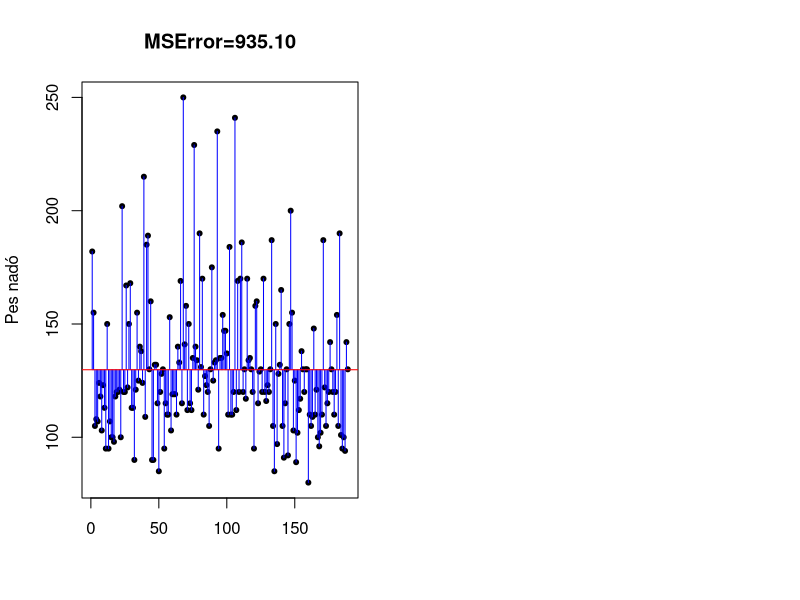
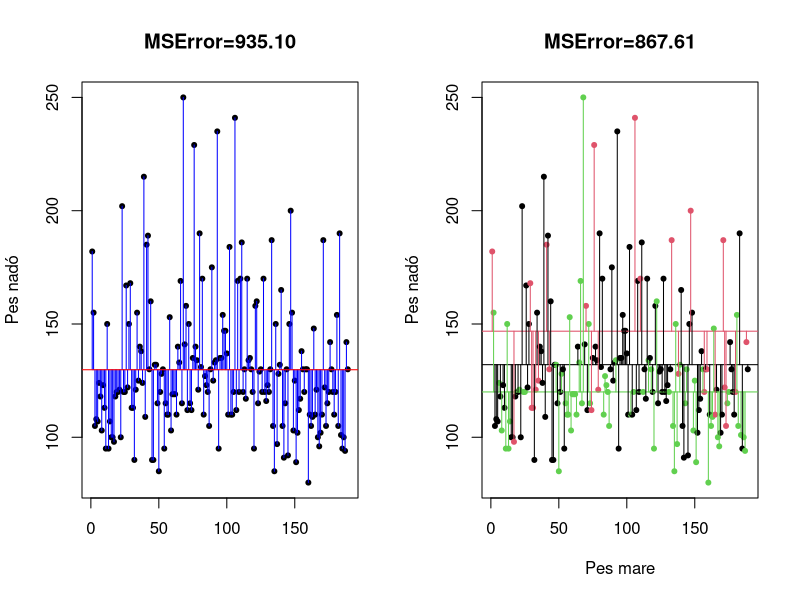
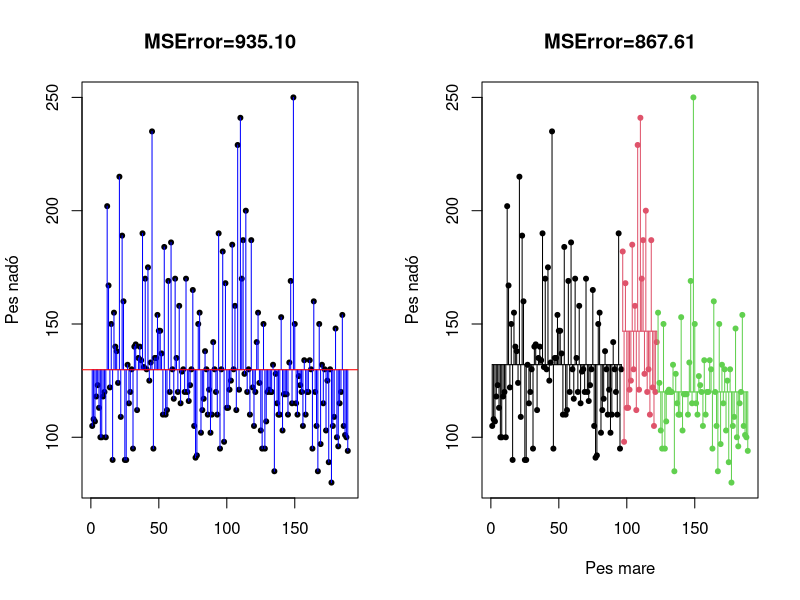
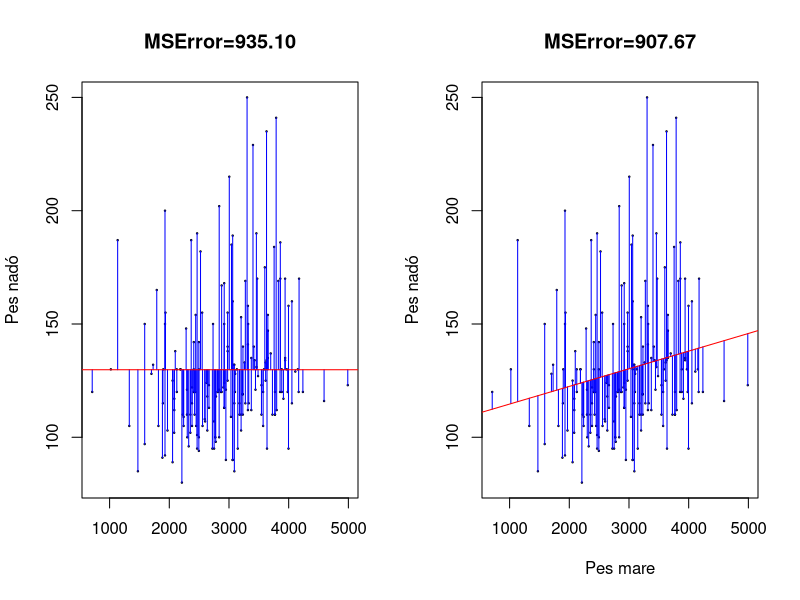

Generate these figures, in order, with R:
## ---- chunk 1
data(birthwt, package='MASS')
## ---- chunk 2
SSError = function(resid, df){
  sum( (resid-mean(resid))^2 ) / df
}
par(mfrow=c(1,2))
plot(lwt~1, data = birthwt, pch=20, main=sprintf('MSError=%.2f', var(birthwt$lwt)),
     xlab = '', ylab = 'Pes nadó')
segments(x0 = 1:NROW(birthwt), x1 = 1:NROW(birthwt), 
         y0 = mean(birthwt[['lwt']]), y = birthwt[['lwt']], col='blue')
abline(h=mean(birthwt[['lwt']]), col='red')


par(mfrow=c(1,1))
## ---- chunk 3
par(mfrow=c(1,2))
plot(lwt~1, data = birthwt, pch=20, main=sprintf('MSError=%.2f', var(birthwt$lwt)),
     xlab = '', ylab = 'Pes nadó')
segments(x0 = 1:NROW(birthwt), x1 = 1:NROW(birthwt), 
         y0 = mean(birthwt[['lwt']]), y = birthwt[['lwt']], col='blue')
abline(h=mean(birthwt[['lwt']]), col='red')

m<-lm(lwt~as.factor(race), data = birthwt)
plot(lwt~1, data = birthwt, pch=20, main=sprintf('MSError=%.2f', SSError(m$residuals, m$df.residual)),
     xlab = 'Pes mare', ylab = 'Pes nadó', col=race)
abline(h = mean(birthwt$lwt[birthwt$race == 1]), col=1)
abline(h = mean(birthwt$lwt[birthwt$race == 2]), col=2)
abline(h = mean(birthwt$lwt[birthwt$race == 3]), col=3)
segments(x0 = 1:NROW(birthwt), x1 = 1:NROW(birthwt), 
         y0 = predict(m), y = birthwt[['lwt']], col=birthwt$race)
par(mfrow=c(1,1))
## ---- chunk 4
birthwt_ord = birthwt[order(birthwt$race),]
par(mfrow=c(1,2))
plot(lwt~1, data = birthwt_ord, pch=20, main=sprintf('MSError=%.2f', var(birthwt_ord$lwt)),
     xlab = '', ylab = 'Pes nadó')
segments(x0 = 1:NROW(birthwt_ord), x1 = 1:NROW(birthwt_ord), 
         y0 = mean(birthwt_ord[['lwt']]), y = birthwt_ord[['lwt']], col='blue')
abline(h=mean(birthwt_ord[['lwt']]), col='red')

m<-lm(lwt~as.factor(race), data = birthwt_ord)
plot(lwt~1, data = birthwt_ord, pch=20, main=sprintf('MSError=%.2f', SSError(m$residuals, m$df.residual)),
     xlab = 'Pes mare', ylab = 'Pes nadó', col=race)
segments(y0 = mean(birthwt_ord$lwt[birthwt_ord$race == 1]), y = mean(birthwt_ord$lwt[birthwt_ord$race == 1]),
         x0 = min(which(birthwt_ord$race == 1)), x = max(which(birthwt_ord$race == 1)), col=1)
segments(y0 = mean(birthwt_ord$lwt[birthwt_ord$race == 2]), y = mean(birthwt_ord$lwt[birthwt_ord$race == 2]),
         x0 = min(which(birthwt_ord$race == 2)), x = max(which(birthwt_ord$race == 2)), col=2)
segments(y0 = mean(birthwt_ord$lwt[birthwt_ord$race == 3]), y = mean(birthwt_ord$lwt[birthwt_ord$race == 3]),
         x0 = min(which(birthwt_ord$race == 3)), x = max(which(birthwt_ord$race == 3)), col=3)
segments(x0 = 1:NROW(birthwt_ord), x1 = 1:NROW(birthwt_ord), 
         y0 = predict(m), y = birthwt_ord[['lwt']], col=birthwt_ord$race)
par(mfrow=c(1,1))
## ---- chunk 5
SSError = function(resid, df){
  sum( (resid-mean(resid))^2 ) / df
}
par(mfrow=c(1,2))
plot(lwt~bwt, data = birthwt, cex=0.2, main=sprintf('MSError=%.2f', var(birthwt$lwt)),
     xlab = '', ylab = 'Pes nadó')
segments(x0 = birthwt[['bwt']], x1 = birthwt[['bwt']], 
         y0 = mean(birthwt[['lwt']]), y = birthwt[['lwt']], col='blue')
abline(h=mean(birthwt[['lwt']]), col='red')

m<-lm(lwt~bwt, data = birthwt)
plot(lwt~bwt, data = birthwt, cex=0.2, main=sprintf('MSError=%.2f', SSError(m$residuals, m$df.residual)),
     xlab = 'Pes mare', ylab = 'Pes nadó')
segments(x0 = birthwt[['bwt']], x1 = birthwt[['bwt']], 
         y0 = predict(m), y = birthwt[['lwt']], col='blue')
abline(m, col='red')
par(mfrow=c(1,1))
